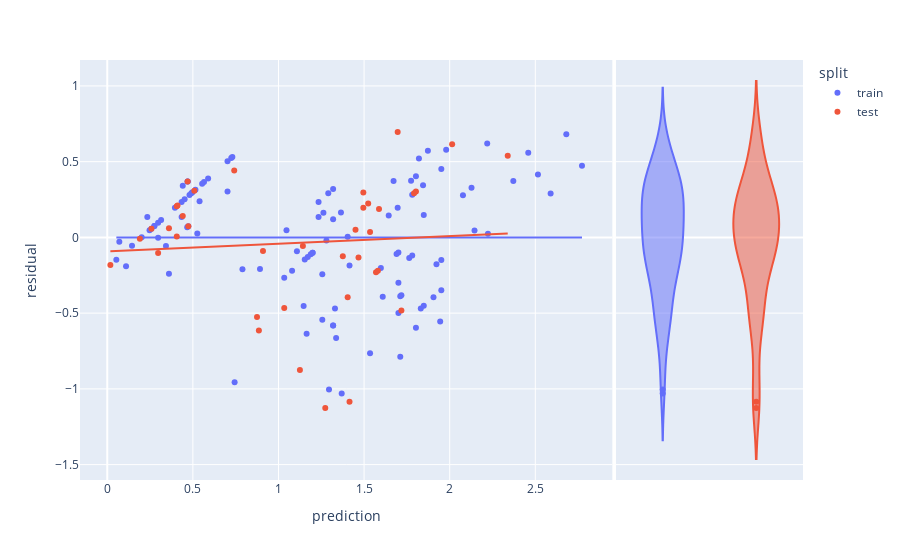

Notebook source saved alongside this figure:
### Code cell
df = px.data.iris()

# Split data into training and test splits
train_idx, test_idx = train_test_split(df.index, test_size=.25, random_state=0)
df['split'] = 'train'
df.loc[test_idx, 'split'] = 'test'

X = df[['sepal_width', 'sepal_length']]
X_train = df.loc[train_idx, ['sepal_width', 'sepal_length']]
y_train = df.loc[train_idx, 'petal_width']

# Condition the model on sepal width and length, predict the petal width
model = LinearRegression()
model.fit(X_train, y_train)
df['prediction'] = model.predict(X)
df['residual'] = df['prediction'] - df['petal_width']

fig = px.scatter(
    df, x='prediction', y='residual',
    marginal_y='violin',
    color='split', trendline='ols'
)
fig.show()
